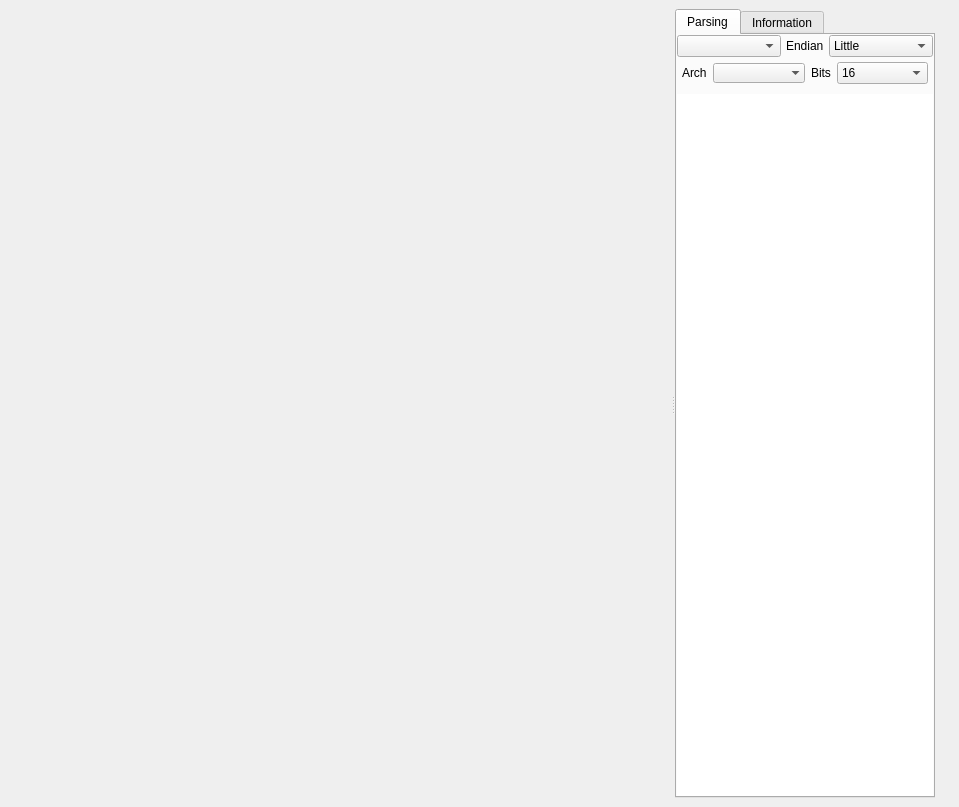
<?xml version="1.0" encoding="UTF-8"?>
<ui version="4.0">
 <class>HexdumpWidget</class>
 <widget class="QDockWidget" name="HexdumpWidget">
  <property name="geometry">
   <rect>
    <x>0</x>
    <y>0</y>
    <width>959</width>
    <height>807</height>
   </rect>
  </property>
  <property name="sizePolicy">
   <sizepolicy hsizetype="Expanding" vsizetype="Preferred">
    <horstretch>0</horstretch>
    <verstretch>0</verstretch>
   </sizepolicy>
  </property>
  <property name="windowTitle">
   <string>Hexdump</string>
  </property>
  <widget class="QWidget" name="dockWidgetContents">
   <layout class="QHBoxLayout" name="horizontalLayout">
    <property name="spacing">
     <number>0</number>
    </property>
    <property name="rightMargin">
     <number>0</number>
    </property>
    <item>
     <widget class="QSplitter" name="splitter">
      <property name="orientation">
       <enum>Qt::Orientation::Horizontal</enum>
      </property>
      <widget class="HexWidget" name="hexTextView">
       <property name="sizePolicy">
        <sizepolicy hsizetype="Expanding" vsizetype="Expanding">
         <horstretch>1</horstretch>
         <verstretch>0</verstretch>
        </sizepolicy>
       </property>
       <property name="frameShape">
        <enum>QFrame::Shape::NoFrame</enum>
       </property>
       <property name="widgetResizable">
        <bool>true</bool>
       </property>
      </widget>
      <widget class="QTabWidget" name="hexSideTab2">
       <property name="sizePolicy">
        <sizepolicy hsizetype="Preferred" vsizetype="Expanding">
         <horstretch>0</horstretch>
         <verstretch>0</verstretch>
        </sizepolicy>
       </property>
       <property name="tabPosition">
        <enum>QTabWidget::TabPosition::North</enum>
       </property>
       <property name="currentIndex">
        <number>0</number>
       </property>
       <property name="usesScrollButtons">
        <bool>true</bool>
       </property>
       <property name="documentMode">
        <bool>false</bool>
       </property>
       <widget class="QWidget" name="tabDIsasm_2">
        <attribute name="title">
         <string>Parsing</string>
        </attribute>
        <layout class="QVBoxLayout" name="verticalLayout_23">
         <property name="spacing">
          <number>6</number>
         </property>
         <property name="leftMargin">
          <number>0</number>
         </property>
         <property name="topMargin">
          <number>0</number>
         </property>
         <property name="rightMargin">
          <number>0</number>
         </property>
         <property name="bottomMargin">
          <number>0</number>
         </property>
         <item>
          <layout class="QVBoxLayout" name="verticalLayout_16">
           <property name="spacing">
            <number>5</number>
           </property>
           <property name="rightMargin">
            <number>0</number>
           </property>
           <item>
            <layout class="QHBoxLayout" name="horizontalLayout_17">
             <property name="topMargin">
              <number>0</number>
             </property>
             <item>
              <widget class="QComboBox" name="parseTypeComboBox">
               <property name="sizePolicy">
                <sizepolicy hsizetype="Preferred" vsizetype="Fixed">
                 <horstretch>0</horstretch>
                 <verstretch>0</verstretch>
                </sizepolicy>
               </property>
              </widget>
             </item>
             <item>
              <widget class="QLabel" name="label_6">
               <property name="sizePolicy">
                <sizepolicy hsizetype="Fixed" vsizetype="Preferred">
                 <horstretch>0</horstretch>
                 <verstretch>0</verstretch>
                </sizepolicy>
               </property>
               <property name="text">
                <string>Endian</string>
               </property>
              </widget>
             </item>
             <item>
              <widget class="QComboBox" name="parseEndianComboBox">
               <property name="sizeAdjustPolicy">
                <enum>QComboBox::SizeAdjustPolicy::AdjustToContents</enum>
               </property>
               <item>
                <property name="text">
                 <string>Little</string>
                </property>
               </item>
               <item>
                <property name="text">
                 <string>Big</string>
                </property>
               </item>
              </widget>
             </item>
            </layout>
           </item>
           <item>
            <widget class="QFrame" name="hexSideFrame_2">
             <property name="sizePolicy">
              <sizepolicy hsizetype="Expanding" vsizetype="Fixed">
               <horstretch>0</horstretch>
               <verstretch>0</verstretch>
              </sizepolicy>
             </property>
             <property name="minimumSize">
              <size>
               <width>0</width>
               <height>0</height>
              </size>
             </property>
             <property name="frameShape">
              <enum>QFrame::Shape::NoFrame</enum>
             </property>
             <property name="frameShadow">
              <enum>QFrame::Shadow::Plain</enum>
             </property>
             <property name="lineWidth">
              <number>0</number>
             </property>
             <layout class="QHBoxLayout" name="horizontalLayout_21">
              <property name="sizeConstraint">
               <enum>QLayout::SizeConstraint::SetMinimumSize</enum>
              </property>
              <property name="leftMargin">
               <number>5</number>
              </property>
              <property name="topMargin">
               <number>0</number>
              </property>
              <property name="rightMargin">
               <number>5</number>
              </property>
              <property name="bottomMargin">
               <number>5</number>
              </property>
              <item>
               <widget class="QLabel" name="hexArchLabel2">
                <property name="sizePolicy">
                 <sizepolicy hsizetype="Fixed" vsizetype="Preferred">
                  <horstretch>0</horstretch>
                  <verstretch>0</verstretch>
                 </sizepolicy>
                </property>
                <property name="text">
                 <string>Arch</string>
                </property>
               </widget>
              </item>
              <item>
               <widget class="QComboBox" name="parseArchComboBox">
                <property name="sizePolicy">
                 <sizepolicy hsizetype="Preferred" vsizetype="Fixed">
                  <horstretch>0</horstretch>
                  <verstretch>0</verstretch>
                 </sizepolicy>
                </property>
                <property name="sizeAdjustPolicy">
                 <enum>QComboBox::SizeAdjustPolicy::AdjustToContents</enum>
                </property>
                <property name="frame">
                 <bool>false</bool>
                </property>
               </widget>
              </item>
              <item>
               <widget class="QLabel" name="hexBitsLabel2">
                <property name="sizePolicy">
                 <sizepolicy hsizetype="Fixed" vsizetype="Preferred">
                  <horstretch>0</horstretch>
                  <verstretch>0</verstretch>
                 </sizepolicy>
                </property>
                <property name="text">
                 <string>Bits</string>
                </property>
               </widget>
              </item>
              <item>
               <widget class="QComboBox" name="parseBitsComboBox">
                <property name="sizeAdjustPolicy">
                 <enum>QComboBox::SizeAdjustPolicy::AdjustToContents</enum>
                </property>
                <item>
                 <property name="text">
                  <string>16</string>
                 </property>
                </item>
                <item>
                 <property name="text">
                  <string>32</string>
                 </property>
                </item>
                <item>
                 <property name="text">
                  <string>64</string>
                 </property>
                </item>
               </widget>
              </item>
             </layout>
            </widget>
           </item>
           <item>
            <widget class="QPlainTextEdit" name="hexDisasTextEdit">
             <property name="sizePolicy">
              <sizepolicy hsizetype="Preferred" vsizetype="Expanding">
               <horstretch>0</horstretch>
               <verstretch>0</verstretch>
              </sizepolicy>
             </property>
             <property name="font">
              <font>
               <family>Anonymous Pro</family>
               <pointsize>13</pointsize>
              </font>
             </property>
             <property name="frameShape">
              <enum>QFrame::Shape::NoFrame</enum>
             </property>
             <property name="lineWidth">
              <number>0</number>
             </property>
             <property name="readOnly">
              <bool>true</bool>
             </property>
             <property name="plainText">
              <string/>
             </property>
            </widget>
           </item>
          </layout>
         </item>
        </layout>
       </widget>
       <widget class="QWidget" name="tabHistogram_2">
        <property name="sizePolicy">
         <sizepolicy hsizetype="Expanding" vsizetype="Preferred">
          <horstretch>0</horstretch>
          <verstretch>0</verstretch>
         </sizepolicy>
        </property>
        <attribute name="title">
         <string>Information</string>
        </attribute>
        <layout class="QVBoxLayout" name="verticalLayout">
         <item>
          <layout class="QGridLayout" name="gridLayout" columnstretch="0,0,0">
           <property name="sizeConstraint">
            <enum>QLayout::SizeConstraint::SetDefaultConstraint</enum>
           </property>
           <property name="rightMargin">
            <number>0</number>
           </property>
           <property name="horizontalSpacing">
            <number>8</number>
           </property>
           <property name="verticalSpacing">
            <number>10</number>
           </property>
           <item row="3" column="0">
            <widget class="QLabel" name="labelSHA256">
             <property name="sizePolicy">
              <sizepolicy hsizetype="Fixed" vsizetype="Fixed">
               <horstretch>0</horstretch>
               <verstretch>0</verstretch>
              </sizepolicy>
             </property>
             <property name="midLineWidth">
              <number>4</number>
             </property>
             <property name="text">
              <string>SHA256:</string>
             </property>
            </widget>
           </item>
           <item row="1" column="1">
            <widget class="QLineEdit" name="bytesMD5">
             <property name="sizePolicy">
              <sizepolicy hsizetype="Expanding" vsizetype="Fixed">
               <horstretch>0</horstretch>
               <verstretch>0</verstretch>
              </sizepolicy>
             </property>
             <property name="frame">
              <bool>true</bool>
             </property>
             <property name="alignment">
              <set>Qt::AlignmentFlag::AlignJustify|Qt::AlignmentFlag::AlignVCenter</set>
             </property>
             <property name="readOnly">
              <bool>true</bool>
             </property>
            </widget>
           </item>
           <item row="2" column="0">
            <widget class="QLabel" name="labelSHA1">
             <property name="sizePolicy">
              <sizepolicy hsizetype="Fixed" vsizetype="Fixed">
               <horstretch>0</horstretch>
               <verstretch>0</verstretch>
              </sizepolicy>
             </property>
             <property name="text">
              <string>SHA1:</string>
             </property>
            </widget>
           </item>
           <item row="3" column="2" alignment="Qt::AlignmentFlag::AlignRight">
            <widget class="QToolButton" name="copySHA256">
             <property name="toolTip">
              <string>Copy SHA256</string>
             </property>
             <property name="layoutDirection">
              <enum>Qt::LayoutDirection::RightToLeft</enum>
             </property>
             <property name="text">
              <string notr="true"/>
             </property>
            </widget>
           </item>
           <item row="2" column="2">
            <widget class="QToolButton" name="copySHA1">
             <property name="toolTip">
              <string>Copy SHA1</string>
             </property>
             <property name="layoutDirection">
              <enum>Qt::LayoutDirection::RightToLeft</enum>
             </property>
             <property name="text">
              <string notr="true"/>
             </property>
            </widget>
           </item>
           <item row="4" column="1">
            <widget class="QLineEdit" name="bytesCRC32">
             <property name="frame">
              <bool>true</bool>
             </property>
             <property name="alignment">
              <set>Qt::AlignmentFlag::AlignJustify|Qt::AlignmentFlag::AlignVCenter</set>
             </property>
             <property name="readOnly">
              <bool>true</bool>
             </property>
            </widget>
           </item>
           <item row="4" column="2" alignment="Qt::AlignmentFlag::AlignRight">
            <widget class="QToolButton" name="copyCRC32">
             <property name="toolTip">
              <string>Copy CRC32</string>
             </property>
             <property name="layoutDirection">
              <enum>Qt::LayoutDirection::RightToLeft</enum>
             </property>
             <property name="text">
              <string notr="true"/>
             </property>
            </widget>
           </item>
           <item row="5" column="1" colspan="2">
            <widget class="QLineEdit" name="bytesEntropy">
             <property name="sizePolicy">
              <sizepolicy hsizetype="Expanding" vsizetype="Fixed">
               <horstretch>0</horstretch>
               <verstretch>0</verstretch>
              </sizepolicy>
             </property>
             <property name="frame">
              <bool>true</bool>
             </property>
             <property name="alignment">
              <set>Qt::AlignmentFlag::AlignJustify|Qt::AlignmentFlag::AlignVCenter</set>
             </property>
             <property name="readOnly">
              <bool>true</bool>
             </property>
            </widget>
           </item>
           <item row="5" column="0" alignment="Qt::AlignmentFlag::AlignLeft">
            <widget class="QLabel" name="labelEntropy">
             <property name="sizePolicy">
              <sizepolicy hsizetype="Fixed" vsizetype="Fixed">
               <horstretch>0</horstretch>
               <verstretch>0</verstretch>
              </sizepolicy>
             </property>
             <property name="text">
              <string>Entropy:</string>
             </property>
            </widget>
           </item>
           <item row="2" column="1">
            <widget class="QLineEdit" name="bytesSHA1">
             <property name="sizePolicy">
              <sizepolicy hsizetype="Expanding" vsizetype="Fixed">
               <horstretch>0</horstretch>
               <verstretch>0</verstretch>
              </sizepolicy>
             </property>
             <property name="frame">
              <bool>true</bool>
             </property>
             <property name="alignment">
              <set>Qt::AlignmentFlag::AlignJustify|Qt::AlignmentFlag::AlignVCenter</set>
             </property>
             <property name="readOnly">
              <bool>true</bool>
             </property>
            </widget>
           </item>
           <item row="1" column="0">
            <widget class="QLabel" name="labelMD5">
             <property name="sizePolicy">
              <sizepolicy hsizetype="Fixed" vsizetype="Fixed">
               <horstretch>0</horstretch>
               <verstretch>0</verstretch>
              </sizepolicy>
             </property>
             <property name="text">
              <string>MD5:</string>
             </property>
            </widget>
           </item>
           <item row="4" column="0">
            <widget class="QLabel" name="labelCRC32">
             <property name="sizePolicy">
              <sizepolicy hsizetype="Fixed" vsizetype="Fixed">
               <horstretch>0</horstretch>
               <verstretch>0</verstretch>
              </sizepolicy>
             </property>
             <property name="text">
              <string>CRC32:</string>
             </property>
            </widget>
           </item>
           <item row="1" column="2">
            <widget class="QToolButton" name="copyMD5">
             <property name="toolTip">
              <string>Copy MD5</string>
             </property>
             <property name="layoutDirection">
              <enum>Qt::LayoutDirection::RightToLeft</enum>
             </property>
             <property name="text">
              <string notr="true"/>
             </property>
            </widget>
           </item>
           <item row="3" column="1">
            <widget class="QLineEdit" name="bytesSHA256">
             <property name="frame">
              <bool>true</bool>
             </property>
             <property name="alignment">
              <set>Qt::AlignmentFlag::AlignJustify|Qt::AlignmentFlag::AlignVCenter</set>
             </property>
             <property name="readOnly">
              <bool>true</bool>
             </property>
            </widget>
           </item>
          </layout>
         </item>
         <item>
          <spacer name="verticalSpacer">
           <property name="orientation">
            <enum>Qt::Orientation::Vertical</enum>
           </property>
           <property name="sizeHint" stdset="0">
            <size>
             <width>20</width>
             <height>40</height>
            </size>
           </property>
          </spacer>
         </item>
        </layout>
       </widget>
      </widget>
     </widget>
    </item>
    <item>
     <widget class="QToolButton" name="openSideViewB">
      <property name="sizePolicy">
       <sizepolicy hsizetype="Fixed" vsizetype="Preferred">
        <horstretch>0</horstretch>
        <verstretch>0</verstretch>
       </sizepolicy>
      </property>
      <property name="maximumSize">
       <size>
        <width>24</width>
        <height>16777215</height>
       </size>
      </property>
      <property name="styleSheet">
       <string notr="true"/>
      </property>
      <property name="text">
       <string notr="true"/>
      </property>
      <property name="icon">
       <iconset resource="../resources.qrc">
        <normaloff>:/img/icons/previous.svg</normaloff>:/img/icons/previous.svg</iconset>
      </property>
      <property name="iconSize">
       <size>
        <width>16</width>
        <height>12</height>
       </size>
      </property>
      <property name="autoRaise">
       <bool>true</bool>
      </property>
      <property name="arrowType">
       <enum>Qt::ArrowType::NoArrow</enum>
      </property>
     </widget>
    </item>
   </layout>
  </widget>
 </widget>
 <customwidgets>
  <customwidget>
   <class>HexWidget</class>
   <extends>QScrollArea</extends>
   <header>HexWidget.h</header>
   <container>1</container>
  </customwidget>
 </customwidgets>
 <resources>
  <include location="../resources.qrc"/>
 </resources>
 <connections/>
</ui>
